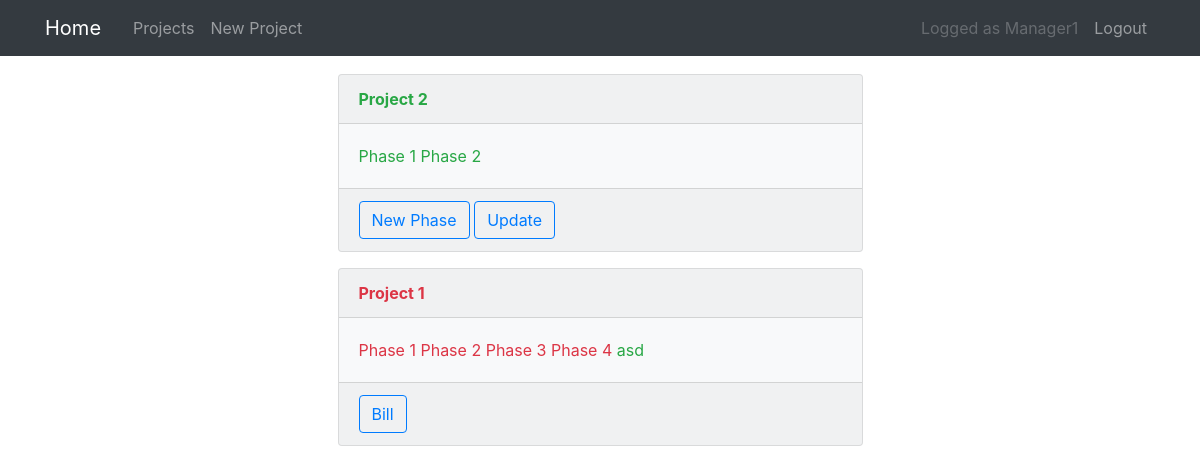
The page /projects/ (signed in) on the database as committed earlier.
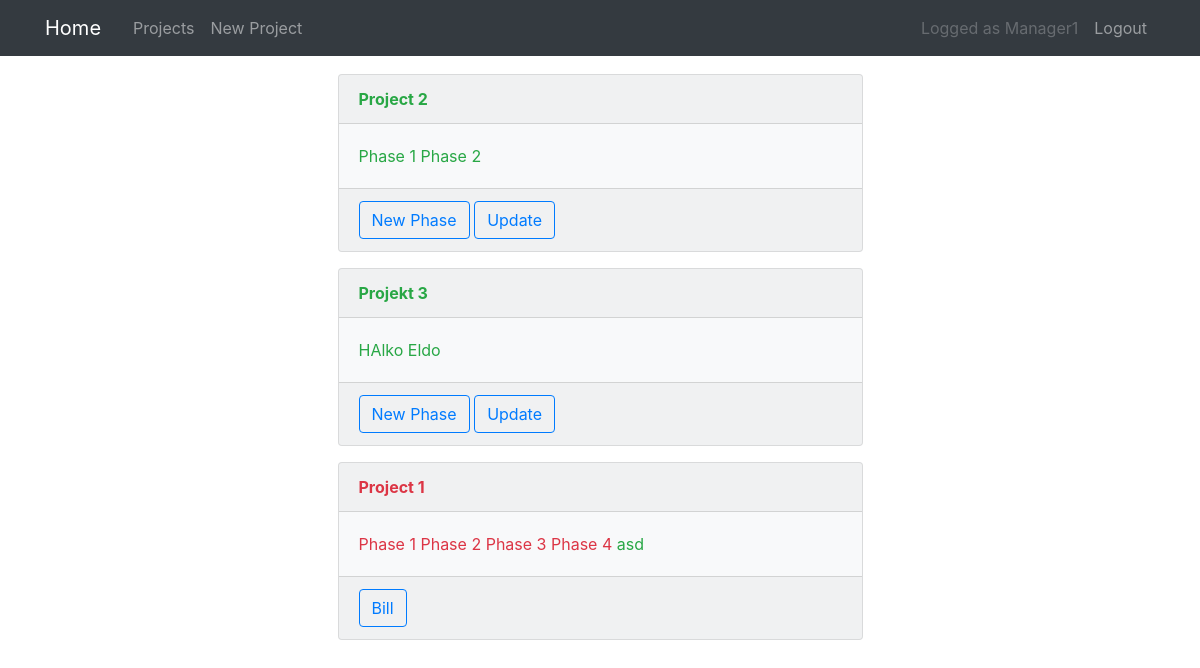
The same page on the database as committed later.
### projects/models.py (models this page shows, shortened)
class Project(models.Model):
    title = models.CharField(max_length=100)
    description = models.TextField()
    manager = models.ForeignKey(
        User,
        on_delete=models.SET_NULL,
        related_name="manager_project_set",
        null=True,
    )
    worker = models.ManyToManyField(User, related_name="worker_project_set")
    client = models.ManyToManyField(User, related_name="client_project_set")
    price_per_hour = models.PositiveIntegerField(blank=True, null=True)
    client_detail = models.ForeignKey(
        ClientDetail, on_delete=models.SET_NULL, blank=True, null=True
    )
    ongoing = models.BooleanField(default=True)

class ProjectPhase(models.Model):
    title = models.CharField(max_length=100, null=True)
    project = models.ForeignKey(Project, on_delete=models.CASCADE)
    ongoing = models.BooleanField(default=True)
    dates = models.TextField(default="[]")

### projects/views.py (the view)
# urls.py: path("projects/", MyProjectsListView.as_view(), name="project-list"),
class MyProjectsListView(
    LoginRequiredMixin, PermissionRequiredMixin, ListView
):
    template_name = "projects/project_list"
    context_object_name = "projects"
    def get_queryset(self):
        user = get_object_or_404(User, id=self.request.user.id)
        if user.groups.exists():
            group_name = user.groups.all()[0].name.lower()
            if group_name == "worker":
                queryset = Project.objects.filter(worker=user).order_by(
                    "-ongoing"
                )
            elif group_name == "manager":
                queryset = Project.objects.filter(manager=user).order_by(
                    "-ongoing"
                )
            elif group_name == "client":
                queryset = Project.objects.filter(client=user).order_by(
                    "-ongoing"
                )
            return queryset
        else:
            raise Http404("Cannot view projects.")
    permission_required = "projects.view_project"

### projects/templates/projects/project_list.html
{% extends "projects/base.html" %}
{% block content2 %}
{% for project in projects %}
<div class="container">
    <div class="row justify-content-center">
        <div class="col-6">
            <div class="card bg-light mb-3">
                <div class="card-header">
                    {% if project.ongoing %}
                    <strong class="text-success">{{ project.title }} </strong>
                    {% else %}
                    <strong class="text-danger">{{ project.title }} </strong>
                    {% endif %}
                </div>
                <div class="card-body">
                    <p class="card-text">
                        {% for phase in project.projectphase_set.all %}
                        {% ifequal user.groups.all.0|stringformat:"s" 'Worker' %}
                        {% if phase.ongoing %}
                        <a class="text-success"
                            href="{% url 'worker-projectphase-detail' phase.id %}">{{ phase.title }}</a>
                        {% else %}
                        <a class="text-danger"
                            href="{% url 'worker-projectphase-detail' phase.id %}">{{ phase.title }}</a>
                        {% endif %}
                        {% else %}
                        {% if phase.ongoing %}
                        <a class="text-success" href="{% url 'projectphase-detail' phase.id %}">{{ phase.title }}</a>
                        {% else %}
                        <a class="text-danger" href="{% url 'projectphase-detail' phase.id %}">{{ phase.title }}</a>
                        {% endif %}
                        {% endifequal %}
                        {% endfor %}
                    </p>
                </div>
                <div class="card-footer">
                    {% if perms.projects.add_project and project.ongoing %}
                    <a class="btn btn-outline-primary" href="{% url 'projectphase-create' project.id %}">New
                        Phase</a>
                    {% endif %}
                    {% if perms.projects.change_project and project.ongoing %}
                    <a class="btn btn-outline-primary" href="{% url 'project-update' project.id %}">Update</a>
                    {% endif %}
                    {% ifnotequal user.groups.all.0|stringformat:"s" 'Worker' %}
                    {% if project.client.exists and not project.ongoing %}
                    <a class="btn btn-outline-primary" href="{% url 'bill-for-project' project.id %}">Bill</a>
                    {% endif %}
                    {% endifnotequal %}
                </div>
            </div>
        </div>
    </div>
</div>
{% endfor %}
{% endblock content2%}

Rows that differ between the two databases and show on the page:
added Project: title "Projekt 3", ongoing "New Phase"
added ProjectPhase: title "HAlko", shown under "Projekt 3"
added ProjectPhase: title "Eldo", shown under "Projekt 3"
